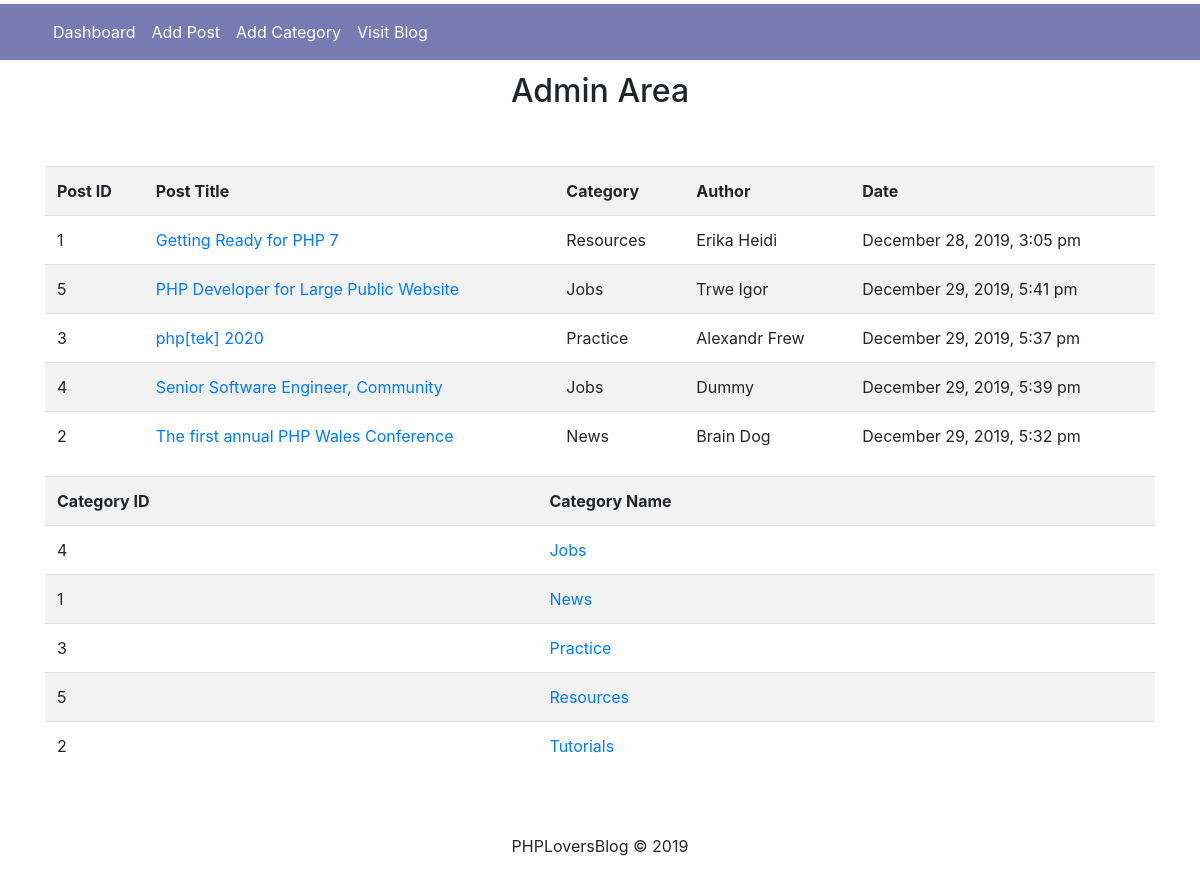
/dashboard, run on the app's committed database.
### tables this page shows
CREATE TABLE `posts` (
  `id` int(11) NOT NULL,
  `category` int(11) NOT NULL,
  `title` varchar(255) NOT NULL,
  `body` varchar(10000) DEFAULT NULL,
  `author` varchar(255) NOT NULL,
  `tags` varchar(255) NOT NULL,
  `date` timestamp NOT NULL DEFAULT CURRENT_TIMESTAMP
);

CREATE TABLE `categories` (
  `id` int(11) NOT NULL,
  `name` varchar(255) NOT NULL
);

### helpers/format_helper.php (called while the page is built, shortened)
<?php
function formatDate($date)
{
    return date('F j, Y, g:i a', strtotime($date));
}

### admin.phtml (the view, shortened to what this page needs)
<?php include 'helpers/format_helper.php'; ?>
<!doctype html>
<html lang="en">
<head>
    <link rel="stylesheet" href="https://stackpath.bootstrapcdn.com/bootstrap/4.3.1/css/bootstrap.min.css"
>
    <link rel="stylesheet" href="../public/style.css">
</head>
<body>
    <div class="nav-scroller py-1 mb-2">
        <nav class="navbar navbar-expand-lg navbar-light">
    <div class="container">
  <div class="collapse navbar-collapse" id="navbarNav">
    <ul class="navbar-nav">
      <li class="nav-item active">
        <a class="nav-link text-white" href="/dashboard">Dashboard</a>
      </li>
      <li class="nav-item">
        <a class="nav-link text-white" href="/add-post">Add Post</a>
      </li>
      <li class="nav-item">
        <a class="nav-link text-white" href="/add-category">Add Category</a>
      </li>
      <li class="nav-item">
        <a class="nav-link text-white" href="/">Visit Blog</a>
      </li>
    </ul>
  </div>
  </div>
</nav>
    </div>
    <div class="container">
        <div class="row mb-5">
            <div class="col-12 d-flex justify-content-center">
                <h2>Admin Area</h2>
            </div>
        </div>
    </div>
<div class="container">
<div class="table-responsive">
    <table class="table table-striped">
        <tr>
            <th>Post ID</th>
            <th>Post Title</th>
            <th>Category</th>
            <th>Author</th>
            <th>Date</th>
        </tr>
        <?php foreach($posts as $post): ?>
        <tr>
            <td><?= $post['id']?></td>
            <td><a href="/edit-post?id=<?= $post['id']?>"><?= $post['title']?></a></td>
            <td><?= $post['name']?></td>
            <td><?= $post['author']?></td>
            <td><?= formatDate($post['date'])?></td>
        </tr>
        <?php endforeach; ?>
    </table>
</div>
<div class="table-responsive">
    <table class="table table-striped">
        <tr>
            <th>Category ID</th>
            <th>Category Name</th>
        </tr>
        <?php foreach($categories as $category): ?>
        <tr>
            <td><?= $category['id']?></td>
            <td><a href="/edit-category?id=<?= $category['id']?>"><?= $category['name']?></a></td>
        </tr>
        <?php endforeach; ?>
    </table>
</div>
</div>
<footer class="blog-footer text-center mt-5">
        <p>PHPLoversBlog &copy; 2019 </p>
    </footer>
</body>
</html>

### index.php (shortened to what this page needs)
<?php
$routes = [
    'GET' => [
        '/'              => 'homeHandler',
        '/all-posts'     => 'getAllPostsHandler',
        '/single-post'   => 'singlePostHandler',
        '/dashboard'     => 'adminHandler',
        '/add-post'      => 'addPostHandler',
        '/add-category'  => 'addCategoryHandler',
        '/edit-post'     => 'editPostHandler',
        '/edit-category' => 'editCategoryHandler'
    ],
    'POST' => [
        '/delete-country'   => 'deleteCountryHandler',
        '/create-post'      => 'createPostHandler',
        '/create-category'  => 'creatCategoryHandler',
        '/update-post'      => 'updatePostHandler',
        '/delete-post'      => 'deletePostHandler',
        '/update-category'  => 'updateCategoryHandler',
        '/delete-category'  => 'deleteCategoryHandler'
    ],
];
$url = $_SERVER['REQUEST_URI'];
$path = parse_url($url)['path'];
$method = $_SERVER['REQUEST_METHOD'];
$handler = $routes[$method][$path] ?? '';
if ($handler && is_callable($handler)) {
        $cleardb_url      = parse_url(getenv("CLEARDB_DATABASE_URL"));
        $cleardb_server   = $cleardb_url["host"];
        $cleardb_username = $cleardb_url["user"];
        $cleardb_password = $cleardb_url["pass"];
        $cleardb_db       = substr($cleardb_url["path"],1);
        $conn = new mysqli($cleardb_server, $cleardb_username, $cleardb_password, $cleardb_db);
        $conn->set_charset('utf8');
        $handler($conn, $_GET,$_POST);
} else {
    echo '404';
}
function adminHandler(mysqli $conn, $query, $body)
{
    $result = $conn->query("SELECT posts.*,categories.name from posts
            INNER JOIN categories
            ON posts.category = categories.id
            ORDER BY posts.title");
    $posts = [];
    while ($data = $result->fetch_assoc()) {
        $posts[] = $data;
    }
    $result2 = $conn->query("SELECT * from categories ORDER by name");
    $categories = [];
    while ($data = $result2->fetch_assoc()) {
        $categories[] = $data;
    }
    require 'admin.phtml';
}

### public/style.css (style rules this page uses)
.navbar { background-color: #777bb4; }
h2 { font-size: 2rem; }

### data on the page
posts: id "1", title "Getting Ready for PHP 7", category.name "Resources", author "Erika Heidi", date "December 28, 2019, 3:05 pm"
posts: id "5", title "PHP Developer for Large Public Website", category.name "Jobs", author "Trwe Igor", date "December 29, 2019, 5:41 pm"
posts: id "3", title "php[tek] 2020", category.name "Practice", author "Alexandr Frew", date "December 29, 2019, 5:37 pm"
posts: id "4", title "Senior Software Engineer, Community", category.name "Jobs", author "Dummy", date "December 29, 2019, 5:39 pm"
posts: id "2", title "The first annual PHP Wales Conference", category.name "News", author "Brain Dog", date "December 29, 2019, 5:32 pm"
categories: id "4", name "Jobs"
categories: id "1", name "News"
categories: id "3", name "Practice"
categories: id "5", name "Resources"
categories: id "2", name "Tutorials"
